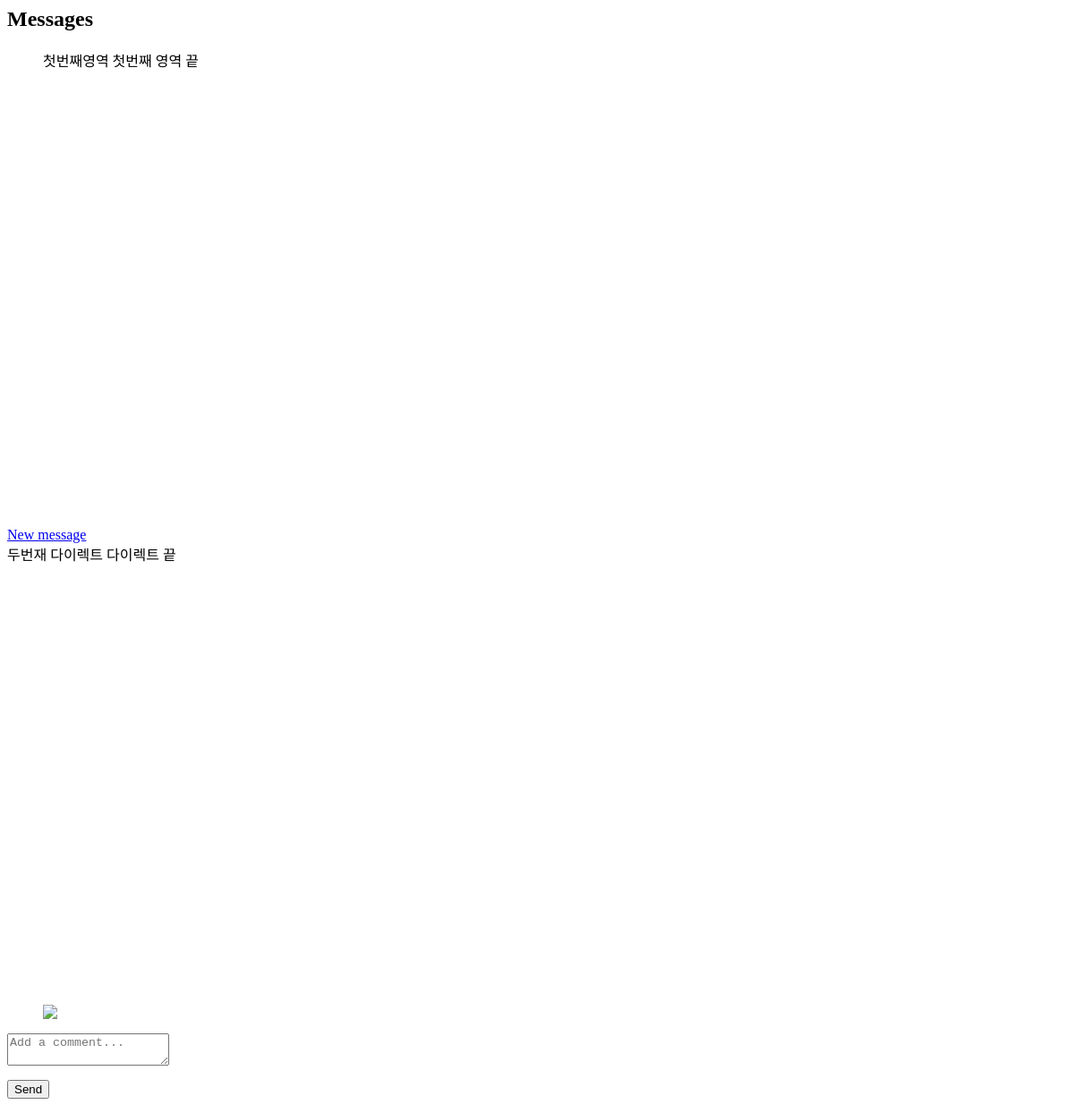
Before: /direct/ (signed in) with the older database file.
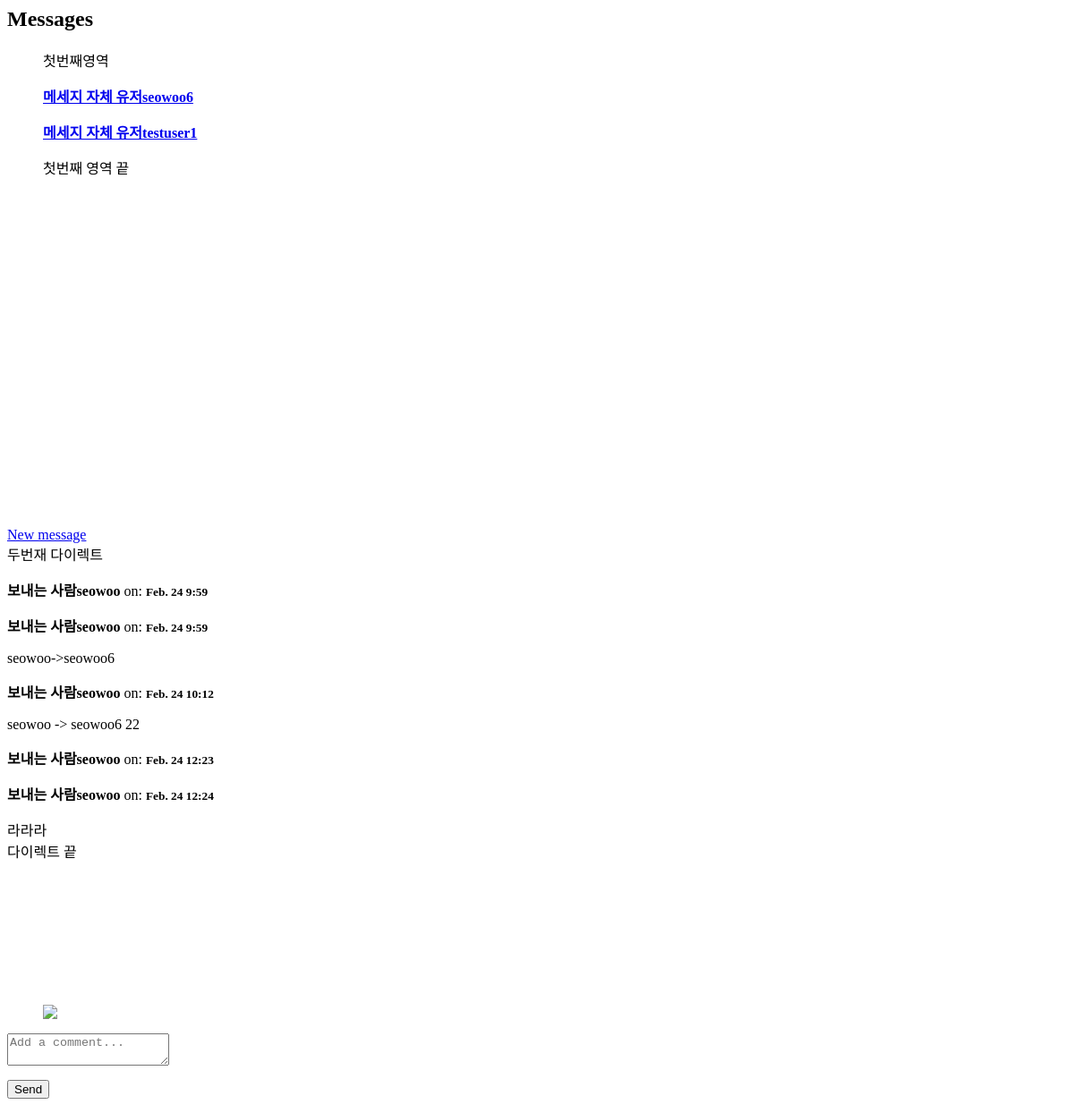
After: the same page with the newer database file.
### accounts/models.py (models this page shows)
class User(AbstractUser):
    nickname = models.CharField(default='', max_length=100, null=False, blank=False)
    classnetId = models.CharField(unique=True, default='',max_length=100, null=False, blank=False)

### direct/models.py (models this page shows, shortened)
class Message(models.Model):
	user = models.ForeignKey(User, on_delete=models.CASCADE, related_name='user')
	sender = models.ForeignKey(User, on_delete=models.CASCADE, related_name='from_user')
	recipient = models.ForeignKey(User, on_delete=models.CASCADE, related_name='to_user')
	body = models.TextField(max_length=1000, blank=True, null=True)
	date = models.DateTimeField(auto_now_add=True)
	is_read = models.BooleanField(default=False)
	def get_messages(user):
		messages = Message.objects.filter(user=user).values('recipient').annotate(last=Max('date')).order_by('-last')
		users = []
		for message in messages:
			users.append({
				'user': User.objects.get(pk=message['recipient']),
				'last': message['last'],
				'unread': Message.objects.filter(user=user, recipient__pk=message['recipient'], is_read=False).count()
				})
		return users

### direct/views.py (the view)
# urls.py: path('', Inbox, name='inbox'),
@login_required
def Inbox(request):
	messages = Message.get_messages(user=request.user)
	active_direct = None
	directs = None
	if messages:
		message = messages[0]
		active_direct = message['user'].username
		directs = Message.objects.filter(user=request.user, recipient=message['user'])
		directs.update(is_read=True)
		for message in messages:
			if message['user'].username == active_direct:
				message['unread'] = 0
	context = {
		'directs': directs,
		'messages': messages,
		'active_direct': active_direct,
		}
	template = loader.get_template('direct/direct.html')
	return HttpResponse(template.render(context, request))

### direct/templates/direct/direct.html (shortened to what this page needs)
{% load static %}
  <div class="columns is-mobile">
  <div class="column is-one-quarter">
  <aside class="menu">
    <h1 class="title is-2">
    Messages
    </h1>
  <ul style="overflow-y: scroll; height: 500px" class="menu-list">
첫번째영역
{% for message in messages %}
<a class="{% if active_direct == message.user.username %}is-active{% endif %}" href="{% url 'directs' message.user.username %}">
<div class="box">
  <article class="media">
    <div class="media-content">
      <div class="content">
        <p>
          <strong>메세지 자체 유저{{ message.user.username }}</strong>
        </p>
      </div>
    </div>
  </article>
</div>
</a>
{% endfor %}
첫번째 영역 끝
  </ul>
  </aside>
<br>
<a href="{% url 'usersearch' %}" class="button is-success">New message</a>
</div>
<div class="column">
<div style="overflow-y: scroll; height: 500px">
두번재 다이렉트
{% for direct in directs %}
<div class="box">
  <article class="media">
    <div class="media-content">
      <div class="content">
        <p>
          <strong>보내는 사람{{ direct.sender.username }} </strong>  on: <strong><small>{{ direct.date|date:'N d G:i'}}</small></strong>
        </p>
        {{ direct.body }}
      </div>
    </div>
  </article>
</div>
{% endfor %}
다이렉트 끝
</div>
<form role="form" method="POST" action="{% url 'send_direct' %}">
<article class="media">
  <figure class="media-left">
    <p class="image is-64x64">
      <img src="https://bulma.io/images/placeholders/128x128.png">
    </p>
  </figure>
  <div class="media-content">
    <div class="field">
      <p class="control">
        <textarea class="textarea" name="body" placeholder="Add a comment..."></textarea>
      </p>
    </div>
    <nav class="level">
      <div class="level-left">
        <div class="level-item">
          <button type="submit" name="action" class="button is-info">Send</buttom>
        </div>
      </div>
    </nav>
  </div>
</article>
</form>
</div>
</div>

Changed rows visible on the page:
now on this page (row unchanged): User: user.username "seowoo6"
added User: user.username "testuser1"
added Message: sender.username "seowoo", date "Feb. 24 9:59"
added Message: sender.username "seowoo", date "Feb. 24 9:59", body "seowoo->seowoo6"
added Message: sender.username "seowoo", date "Feb. 24 10:12", body "seowoo -> seowoo6 22"
added Message: sender.username "seowoo", date "Feb. 24 12:23"
added Message: sender.username "seowoo", date "Feb. 24 12:24", body "라라라"
